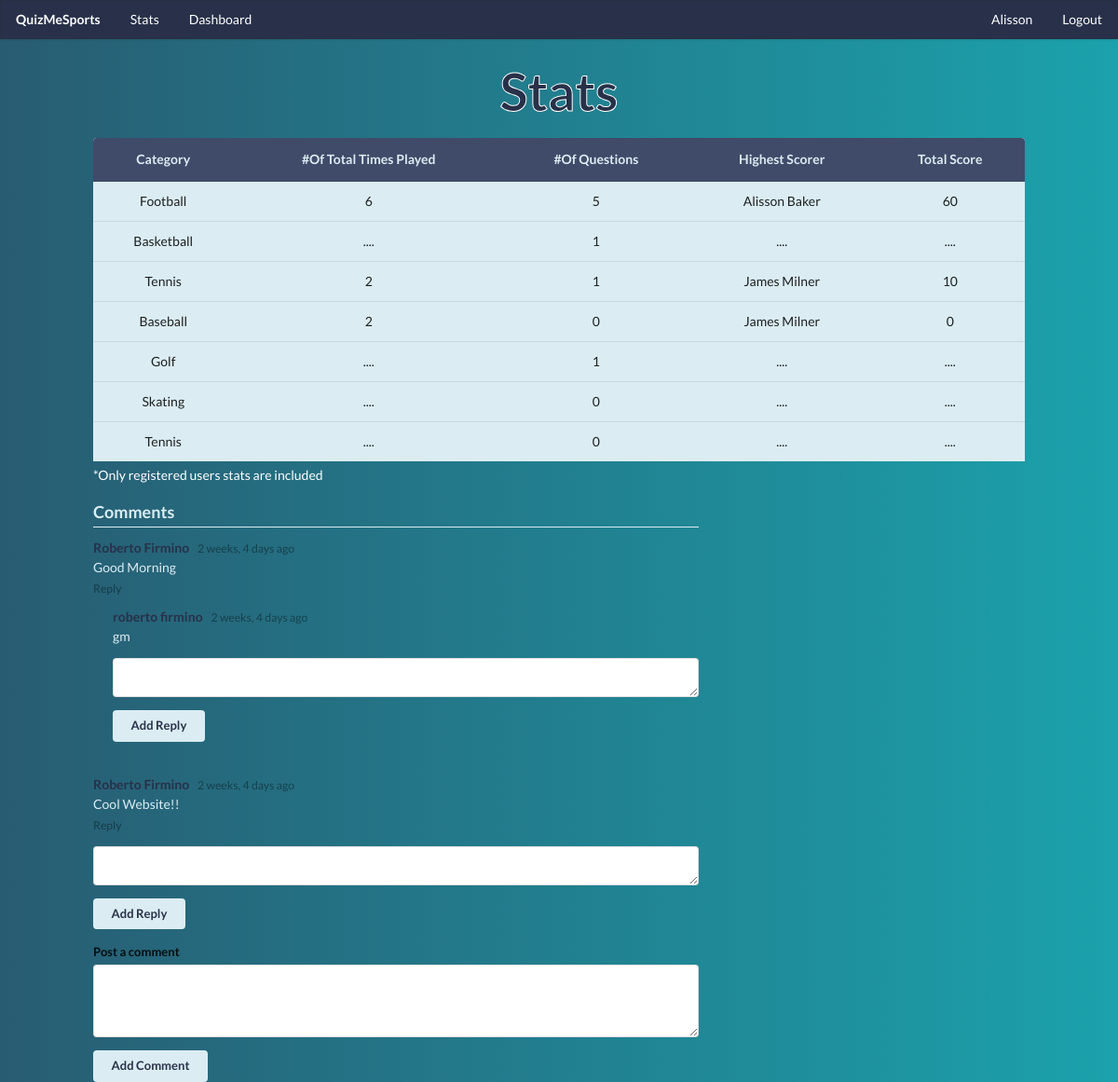
/stats (signed in), run on an earlier commit of the app's database.
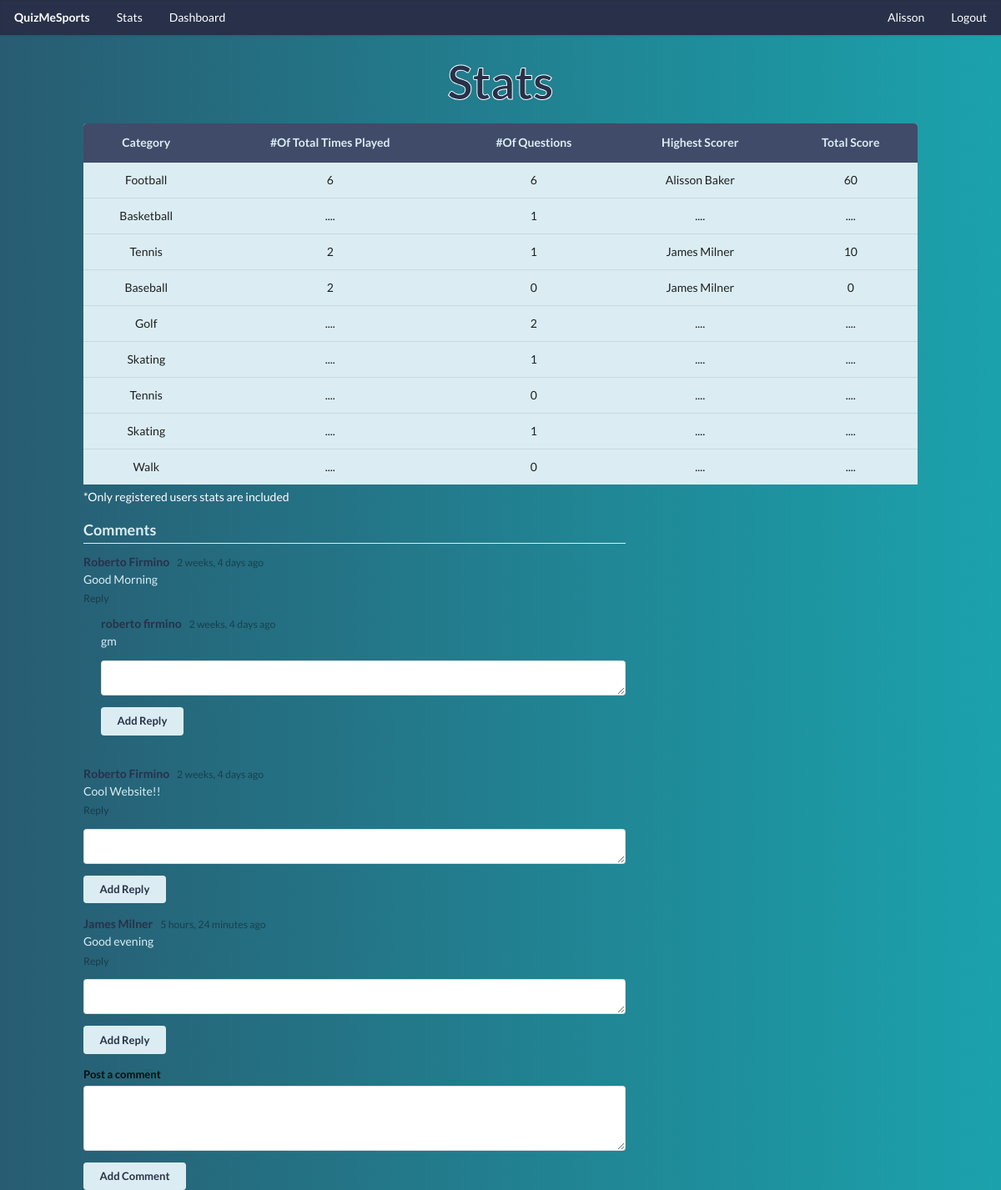
And on a later commit of the database.
### questions_app/models.py (models this page shows, shortened)
class Category(models.Model):
    title =  models.CharField(max_length=40)
    created_at = models.DateTimeField(auto_now_add=True)
    updated_at = models.DateTimeField(auto_now=True)
    objects = CategoryManager()

### login_app/models.py (models this page shows, shortened)
class User(models.Model):
    first_name= models.CharField(max_length=40)
    last_name= models.CharField(max_length=40, blank=True)
    email= models.EmailField()
    password= models.CharField(max_length=120)
    isadmin=models.BooleanField(default=False)
    created_at = models.DateTimeField(auto_now_add=True)
    updated_at = models.DateTimeField(auto_now=True)
    objects = UserManager()

### profile_app/models.py (models this page shows, shortened)
class Comment(models.Model):
    comment_content = models.TextField()
    user_comment = models.ForeignKey(User, related_name='comment_by', on_delete=models.CASCADE)
    created_at = models.DateTimeField(auto_now_add=True)
    updated_at = models.DateTimeField(auto_now=True)
    objects = CommentManager()

class Reply(models.Model):
    reply_content = models.TextField()
    user_reply = models.ForeignKey(User, related_name='reply_by', on_delete=models.CASCADE)
    reply_to = models.ForeignKey(Comment, related_name='reply_to_comment', on_delete=models.CASCADE)
    created_at = models.DateTimeField(auto_now_add=True)
    updated_at = models.DateTimeField(auto_now=True)
    objects = CommentManager()

### profile_app/views.py (the view)
# urls.py: path('stats',views.stats),
def stats(request):
    if 'user_id' in request.session:
        categories= Category.objects.all()
        sum_scores=Score.objects.values('quiz_category','quiz_taken_by').annotate(sum=Sum('score')).order_by('-sum')
        highest_score=[]
        for catg in categories:
            for score in sum_scores:
                if score['quiz_category'] == catg.id :
                    highest_score.append(score)
                    break
        context={
            "categories":Category.objects.all(),
            "users":User.objects.all(),
            "scores":Score.objects.values('quiz_taken_by'),
            "comments":Comment.objects.all(),
            'replies':Reply.objects.all(),
            'highest_score':highest_score
        }
        return render(request,'categorystats.html',context)
    return HttpResponse(render(request,'index.html'))

### profile_app/templates/categorystats.html (shortened to what the changed rows need)
<!DOCTYPE html>
<html lang="en">
    <head>
        {% load static%}
        <link rel="stylesheet" href="{% static 'css/styles.css'%}">
        <link rel="stylesheet" href="https://cdn.jsdelivr.net/npm/semantic-ui@2.4.2/dist/semantic.min.css">
    </head>
    <body>
          <div id="navbar" class="ui fixed borderless menu">
            <div class="right menu">
                <a href="{%url 'user_page'%}" class="item">{{request.session.first_name| capfirst}}</a>
                <a href="{%url 'logout'%}" class="item">Logout</a>
            </div>
        </div>
        <div  id="dashboard-container">
            <h1 class="ui center aligned header">Stats</h1>
            <table class="ui  table center aligned">
                <thead>
                    <tr>
                        <th>Category</th>
                        <th>#Of Total Times Played</th>
                        <th>#Of Questions</th>
                        <th>Highest Scorer</th>
                        <th>Total Score</th>
                    </tr>
                </thead>
                <tbody>
                  {%for category in categories%}
                    {%if category.questions_in_category.count == 0%}
                      <tr>
                        <td>{{category.title| capfirst}}</td>
                        <td>....</td>
                        <td>{{category.questions_in_group.count }}</td>
                        <td>....</td>
                        <td>....</td>
                    {%else%}
                      <tr>
                        <td>{{category.title| capfirst}}</td>
                        <td>{{category.questions_in_category.count}}</td>
                        <td>{{category.questions_in_group.count}}</td>
                        {%for score in highest_score%}
                        {%if score.quiz_category == category.id %}
                          {%for user in users%}
                            {%if user.id == score.quiz_taken_by %}
                              <td>{{ user.first_name| capfirst}} {{ user.last_name| capfirst}}</td>
                              <td>{{ score.sum}}</td>
                            {%endif%}
                          {%endfor%}
                        {%endif%}
                      {%endfor%}
                      </tr>
                    {%endif%}
                  {%endfor%}
                </tbody>
              </table>
              <div class="ui comments">
                <div id="comment_content_reply">
                {%for comment in comments%}
                  <div id ="comment_content" class="comment">
                      <a  class="author">{{comment.user_comment.first_name| capfirst}} {{comment.user_comment.last_name| capfirst}}</a>
                      <div class="metadata">
                        <span class="date">{{comment.created_at|timesince}} ago</span>
                      </div>
                      <p class="text">{{comment.comment_content}}</p>
                      <div class="actions">
                        <a id="reply{{comment.id}}" class="reply">Reply</a>
                  </div>
                    {%for reply in replies%}
                      {%if reply.reply_to.id == comment.id%}
                      <div class="comments">
                        <div class="comment">
                            <a class="author">{{reply.user_reply.first_name}} {{reply.user_reply.last_name}}</a>
                            <div class="metadata">
                              <span class="date">{{reply.created_at|timesince}} ago</span>
                            </div>
                            <p class="text">
                              {{reply.reply_content}}
                            </p>
                        </div>
                      {%endif%}
                    {%endfor%}
                    <form id="reply-form" class="ui reply form">
                      <div class="field">
                        <textarea rows="1" name="reply"></textarea>
                      </div>
                      <input type='submit' value='Add Reply' class="ui small button">
                    </form>
                  </div>
                {%endfor%}
              </div>
            </div>
              </div>
        </div>
    </body>
</html>

What changed in the data, as far as the page shows it:
computed for Category "Football": questions_in_group.count "5" → "6"
computed for Category "Golf": questions_in_group.count "1" → "2"
computed for Category (number 6 of 9 on the later page): questions_in_group.count "0" → "1"
added Category: title "Skating", questions_in_group.count "1"
added Category: title "Walk", questions_in_group.count "0"
added Comment: user_comment.first_name "James", user_comment.last_name "Milner", created_at "5 hours, 24 minutes", comment_content "Good evening"
